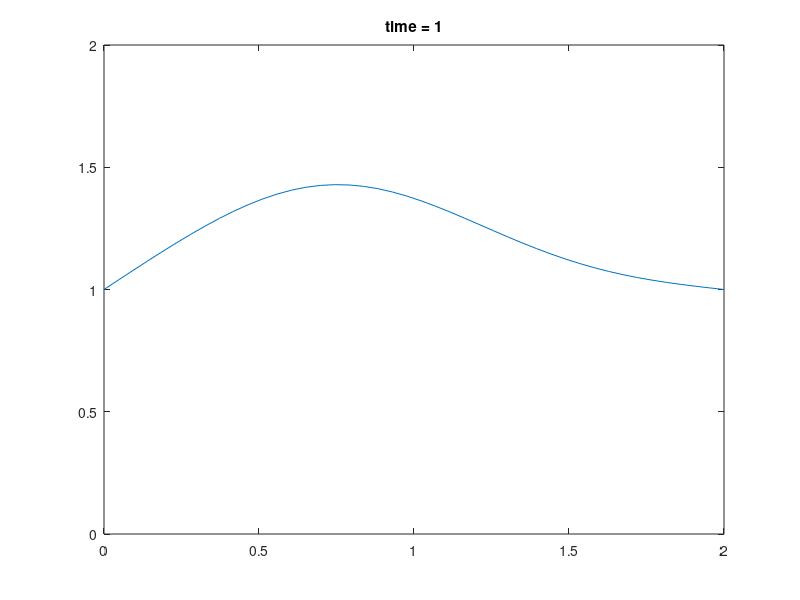

MATLAB code for this plot:
%% 1d diffusion (du/dt) = v(d2u/dx2)
% (heat eq. if u is the temp!)
%
% v is a constant (viscosity) => exact solutions are known
%
% Consider solutions of type u = Ue^(i*(kx-wt)), i=sqrt(-1)
%    Which represents a plane wave of amplitude U, wave number k, 
%    and w=2*pi*f and f is frequency
%
% Gives us iw = vk^2
% -> solution: u = Ue^(ikx)*e^(-tvk^2)
% --> a wave exponentially dampened in time by e^(-tvk^2)
%    where v is the diffusion coefficient. 
%    v has to be positive for physical dampening 
%    (neg. v would represent exponential growth,
%    like an explosion or model for concentration of wealth in wealthy)
%
% Pure diffusion represents an exponentially dampened wave
%
% The physics of diffusion is isotropic, so best finite-difference
%    formula for derivative approximation is the central difference.
%
% numerical methods:
% forward difference in time
% central difference in space
%
% Discretization:
% (u(i,n+1)-u(i,n))/(delta t)= ...
%     v*(u(n,i+1)-2u(i,n)+u(i-1,n))/(delta x)^2
% Transoposed form (solved for u(i, n+1))
% u(i,n+1) = u(i,n) + v(delta t)/(delta x)^2 ...
%            * u(n,i+1)-2u(i,n)+u(i-1,n)
%
clear();
clc();

rx = 44; % resolution
rt = 200;
t_max = 1;
i = linspace(0, 2, rx); % space
n = linspace(0, t_max, rt); % time

u = ones(1, rx);
u((0.5 <= i) & (i <= 1)) = 2;
% p = plot(i, u);

v = .1; % viscosity

% assign time intervals:
dt = n(2)-n(1);
dx = i(2)-i(1);
% v*dt/dx^2

un = u;
p = plot(i, un);
axis([0 2 0 2]);

for t = 1:(rt*t_max)
    % u(i,n+1) = u(i,n) + v(delta t)/(delta x)^2 ...
    %            * (u(n,i+1)-2u(i,n)+u(i-1,n))
    un = [un(1), un(2:end-1) + v*dt/dx^2 .* ...
        (un(3:end)-2*un(2:end-1)+un(1:end-2)), un(end)];
    set(p,'YData',un);
    title(['time = ',num2str(t/rt)])
    drawnow()
end



